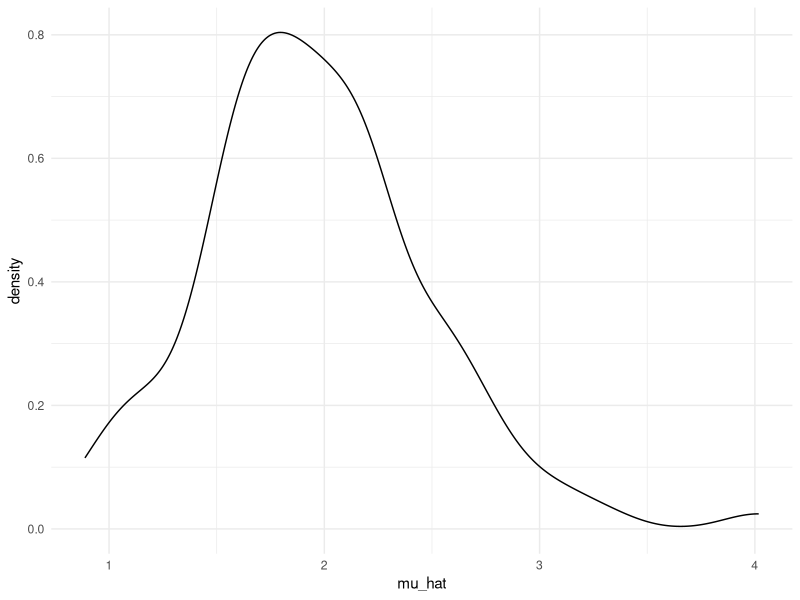

Generate this figure with R:
## ---- chunk 1
library(tidyverse)
set.seed(1)


knitr::opts_chunk$set(
  fig.width = 6,
  fig.asp = 0.6,
  out.width = "90%"
)

theme_set(theme_minimal() + theme(legend.position = "bottom"))

options(
  ggplot2.continuous.colour = "viridis",
  ggplot2.continuous.fill = "viridis"
)

scale_colour_discrete = scale_color_viridis_d
scale_fill_discrete = scale_fill_viridis_d
## ---- chunk 2
sim_mean_sd = function(n, mu = 2, sigma = 3) {
  
  sim_data = tibble(
    x = rnorm(n, mean = mu, sd = sigma),
  )
  
  sim_data |> 
    summarize(
      mu_hat = mean(x),
      sigma_hat = sd(x)
    )
}
## ---- chunk 3
sim_mean_sd(30)  #each time yield different result, sample from a population
## ---- chunk 4
output = vector("list", 100) #do 100 times

for (i in 1:100) {
  output[[i]] = sim_mean_sd(30)
}

sim_results = bind_rows(output)
## ---- chunk 5
sim_results =
  map(1:100, ~ sim_mean_sd(30))|>
  bind_rows()

sim_results_df = 
  expand_grid(
    sample_size = 30,
    iter = 1:100
  ) |> 
  mutate(
    estimate_df = map(sample_size, sim_mean_sd)
  ) |> 
  unnest(estimate_df)
## ---- chunk 6
sim_results_df |> 
  ggplot(aes(x = mu_hat)) + 
  geom_density()
